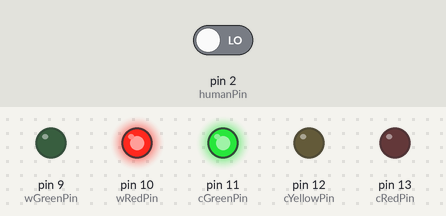
Recording of a sketch running on a simulated Arduino Uno, built with avr-gcc and run on an emulated ATmega328P. Parts: output pins drawn as LEDs (lit = HIGH). The inputs (shaded band) are chosen by the test bench; at power-on: pin 2 (humanPin) LOW. The audio player accepts every command and is not drawn; what the sketch prints to the serial monitor is not drawn.

Above: at 1.2 s.
1.3 s: pin 2 (humanPin) driven HIGH
At 11.8 s:
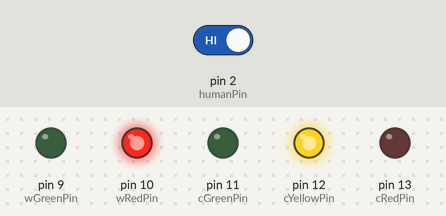
At 13.8 s:
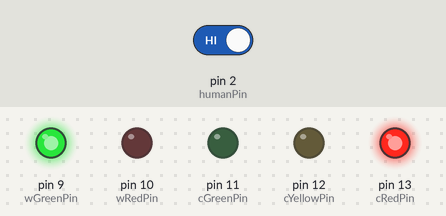
Timing chart, 0 to 14.5 s (numbered marks = the images above; inputs shaded):
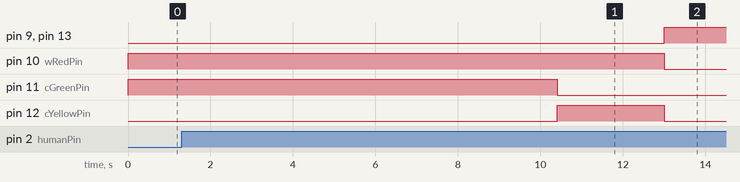

The sketch:

main.ino
```cpp
/*-------------------------------------
스마트 횡단보도 제작 프로젝트
제작자 : 배수한   소속 : 대구소프트웨어고등학교
프로젝트 시작일자 : 5월 17일   짬나는 시간마다 틈틈히 코딩

현재버전 1.0
--패치노트--
5월 28일 1.0 -- 각 부품을 제어하기 위한 예제코드를 모음

----------------------------------------*/

//신호등
#define term 2000         //신호대기 시간(노란불)
#define cterm 500          //횡단보도 깜빡임 텀
#define crossTime 8000    //횡단보도 시간
#define crossOverTime 4000 //횡단보도 깜빡임 시간
#define lightTime 10000    //차량 신호 시간

int cRedPin = 13;    //c는 자동차
int cYellowPin = 12;
int cGreenPin = 11;
int wRedPin = 10; //w는 보행자
int wGreenPin = 9;

int wSwitch = LOW; //깜빡임을 구현하기 위한 스위치


//인체감지센서
int humanPin = 2; //인체감지센서 읽는 핀
int humanVal = 0; //인체감지센서 값


//timer
unsigned long stTime = 0;
unsigned long edTime = 0;


//음석출력
#include "talkie.h"
Talkie voice;
//신호가 초록불일때 건너세요 음성 값을 계산한 것
const uint8_t cSound[] PROGMEM ={0x00, 0x08, 0x68, 0xc2, 0x93, 0x01, 0xcb, 0x9a, 0x5a, 0xc0, 0x00, 0x3b, 0x84, 0x0e, 0xd2, 0xc8, 0x9e, 0x09, 0x8b, 0x7b, 0x28, 0xa9, 0x6b, 0xc7, 0x64, 0x49, 0x63, 0xd1, 0xdc, 0x09, 0xd5, 0x26, 0x8b, 0x66, 0xad, 0xd2, 0x43, 0xd3, 0x2d, 0x56, 0x1c, 0x8a, 0x08, 0x89, 0x3d, 0x38, 0x7d, 0xb0, 0xdb, 0xc8, 0xc9, 0xe0, 0xed, 0xc6, 0x59, 0x43, 0x25, 0x4d, 0x34, 0x03, 0x6a, 0x0b, 0x95, 0x36, 0x49, 0x44, 0xad, 0x4e, 0x4c, 0x72, 0x38, 0x5b, 0x23, 0x23, 0x30, 0xc9, 0x61, 0x5d, 0xb3, 0x12, 0x95, 0xc5, 0x87, 0xf6, 0xcd, 0x83, 0xd5, 0x9b, 0x1c, 0xd2, 0x35, 0x0f, 0x31, 0xab, 0xbd, 0x08, 0xdd, 0x23, 0x49, 0xbc, 0x5b, 0xc2, 0xd9, 0xac, 0xa6, 0xc8, 0x2e, 0x02, 0xb7, 0x3a, 0x3a, 0x23, 0x9c, 0x38, 0xa2, 0x29, 0x0b, 0x37, 0xb3, 0x23, 0x80, 0xce, 0xc3, 0x15, 0xd0, 0x55, 0x78, 0x21, 0x9b, 0x35, 0xcd, 0x34, 0x2b, 0x05, 0x67, 0xcf, 0x3c, 0xdc, 0xdb, 0x2d, 0x82, 0x5d, 0xcb, 0x50, 0xeb, 0xd6, 0x38, 0xe3, 0x64, 0xad, 0x5c, 0xe9, 0xa1, 0x8c, 0xd7, 0xb1, 0xb4, 0xb8, 0x87, 0x32, 0x55, 0x33, 0x13, 0xd3, 0x2c, 0x4a, 0x4d, 0xf1, 0x0c, 0x6c, 0x1c, 0x78, 0x3e, 0x42, 0x75, 0xb1, 0x09, 0xa1, 0x79, 0x2e, 0xf7, 0x61, 0xb7, 0x88, 0xc7, 0xbd, 0x9d, 0x4b, 0x1d, 0x23, 0x01, 0xcc, 0xce, 0x72, 0xb3, 0xdd, 0x64, 0x6f, 0x2c, 0xbd, 0x2c, 0xce, 0x10, 0xd8, 0x54, 0xaf, 0x86, 0xd4, 0x47, 0x60, 0x29, 0x32, 0x92, 0x5d, 0x15, 0x15, 0xac, 0xea, 0x52, 0x73, 0xbd, 0x78, 0xea, 0x7b, 0x5d, 0xac, 0xe9, 0xe1, 0x99, 0xad, 0x4b, 0x97, 0x34, 0x4b, 0xa0, 0xb6, 0xae, 0x55, 0xd3, 0x0e, 0x81, 0xb8, 0xfe, 0x55, 0x49, 0x93, 0x04, 0x30, 0x7e, 0x5b, 0xd4, 0xb6, 0x12, 0xb0, 0xbd, 0xa9, 0xf0, 0xd8, 0x48, 0xa0, 0xb6, 0x22, 0x22, 0x2c, 0x05, 0x21, 0x59, 0x0b, 0x65, 0x8b, 0xbd, 0x18, 0x69, 0x6b, 0x4c, 0xa5, 0xc9, 0x61, 0xac, 0xad, 0x31, 0xe6, 0xa5, 0x87, 0x36, 0xb9, 0x9b, 0x58, 0x17, 0x1f, 0xda, 0xfa, 0x69, 0x26, 0x59, 0x74, 0x28, 0x13, 0xa7, 0x89, 0xe5, 0xce, 0xa0, 0x44, 0xeb, 0x24, 0xf5, 0x65, 0x86, 0x25, 0x7d, 0x92, 0xc3, 0x92, 0x36, 0xb6, 0x45, 0xd5, 0x70, 0xb5, 0xd3, 0x78, 0x15, 0x2c, 0x32, 0xb4, 0xe9, 0xe1, 0x64, 0x71, 0x8b, 0xd0, 0xc6, 0x87, 0xe7, 0xc5, 0xd3, 0xd5, 0x9a, 0x2c, 0x09, 0xf6, 0x2a, 0x37, 0xab, 0x1c, 0x24, 0xf0, 0xdb, 0xb8, 0x35, 0x72, 0x90, 0xc0, 0x0f, 0xb5, 0x71, 0x29, 0x4e, 0x04, 0xbf, 0x4c, 0xc7, 0xac, 0x0c, 0x01, 0x9e, 0x08, 0x57, 0x69, 0x72, 0x78, 0xb1, 0x2c, 0xcd, 0x28, 0xce, 0x11, 0x64, 0xb3, 0x74, 0xe7, 0xda, 0x47, 0x10, 0x2d, 0xc2, 0x82, 0xaa, 0x0c, 0x81, 0xcc, 0x72, 0x0d, 0xaa, 0x5b, 0xa4, 0x28, 0xd5, 0x32, 0x2c, 0x69, 0x13, 0xba, 0x55, 0xf3, 0x50, 0xb9, 0x4d, 0x4c, 0x8a, 0x72, 0x4a, 0x93, 0x2e, 0x89, 0xa4, 0x6e, 0x31, 0x8f, 0xba, 0x74, 0xea, 0x6a, 0x58, 0xbd, 0xce, 0xb2, 0x99, 0xed, 0x12, 0xf1, 0x59, 0xcb, 0xe1, 0xb6, 0x8a, 0xd4, 0x6b, 0x1f, 0x57, 0xf9, 0x48, 0x52, 0x9b, 0x74, 0x3c, 0x9d, 0x2c, 0x59, 0xac, 0xf2, 0xf2, 0x74, 0x96, 0x50, 0x93, 0xc9, 0xcb, 0xd3, 0x85, 0xc3, 0x8d, 0xab, 0x2c, 0xd7, 0x34, 0xca, 0x50, 0xaa, 0x3d, 0x5c, 0xd5, 0x31, 0x4a, 0xb8, 0x4e, 0x73, 0xe5, 0x40, 0x6f, 0xe5, 0xb8, 0xcd, 0x93, 0x1d, 0x7d, 0x0c, 0xe3, 0x26, 0x5f, 0x74, 0xcc, 0x51, 0x8a, 0xeb, 0x7c, 0xd6, 0xb1, 0x47, 0x39, 0x29, 0x71, 0xc1, 0xe7, 0x6c, 0x13, 0x37, 0x00, 0xf0, 0xff};


//Delay, 사람인식
void cDelay(int delayTime){
  unsigned long retTime = (unsigned long)millis(); //시작시간
  unsigned long nowTime = retTime;

  while(nowTime - retTime <= delayTime){   //중간시간 - 시작시간을 뺀값이 원하는 시간보다 크면 탈출
    humanVal = digitalRead(humanPin);

    if(humanVal == HIGH){
      //빨간불입니다 횡단 금지
      Serial.println("사람인식");
      voice.say(cSound);
    }
    else{
      //할게 없다
    }


    delay(50);
    nowTime = (unsigned long)millis();  //중간시간 체크
  }

}


//보행자 신호등 Delay, 사람있는 것 인식
bool wDelay(int delayTime){
  unsigned long retTime = (unsigned long)millis();
  unsigned long nowTime = retTime;
  long b = 0;
  while(nowTime - retTime <= delayTime){
    //동작

    humanVal = digitalRead(humanPin);


    if(humanVal > 0){
      b++;
    }
    nowTime = (unsigned long)millis();
  }

  return (b > 0); //한번이라도 인식을 했으면 true
}


void setup() {

  pinMode(cRedPin, OUTPUT);
  pinMode(cYellowPin, OUTPUT);
  pinMode(cGreenPin, OUTPUT);
  pinMode(wRedPin, OUTPUT);
  pinMode(wGreenPin, OUTPUT);


  pinMode(humanPin, INPUT);

  Serial.begin(9600);

}


void loop() {


  //차량 초록불
  digitalWrite(cRedPin,LOW);
  digitalWrite(wGreenPin,LOW);
  digitalWrite(wRedPin,HIGH);
  digitalWrite(cGreenPin,HIGH);
  cDelay(lightTime);


  //차량 노란불
  digitalWrite(cGreenPin,LOW);
  digitalWrite(cYellowPin,HIGH);
  cDelay(term);


  //차량 빨간불
  digitalWrite(cYellowPin,LOW);
  digitalWrite(cRedPin,HIGH);

  //보행자 초록불
  digitalWrite(wRedPin,LOW);
  digitalWrite(wGreenPin,HIGH);
  wDelay(crossTime - crossOverTime);


  //초록불 깜빡이기
  for(int i = 0; i < crossTime / cterm || humanVal == HIGH; i++){
  //시간이 지나고 횡단보도에 사용자가 없으면 탈출

    if(wSwitch == HIGH)
      wSwitch = LOW;
    else
      wSwitch = HIGH;


    digitalWrite(wGreenPin,wSwitch);
    humanVal = wDelay(cterm);


    Serial.print(i);
    Serial.print(": ");
    Serial.println(humanVal);

  }


}
```

Measured:
- after the input at 1.3 s, pin 9 (wGreenPin), pin 13 (cRedPin): LOW → HIGH after 11.7 s instead of 10.7 s; pin 10 (wRedPin): HIGH → LOW after 11.7 s instead of 10.7 s; pin 11 (cGreenPin): HIGH → LOW after 9.1 s instead of 8.7 s
